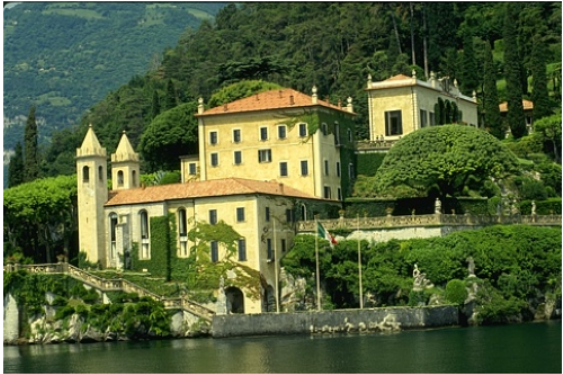
#> input picture data/raw/example4.png, 563 x 374 px
$ python -i watershed_segmentation.py   (imports and definitions only)
#> lines starting #> are read from the running program, lines starting #| are printed output that depends on the picture; after the words box and inside, x2 and y2 are one past the last pixel; in counts of white or black regions, pixels touching at a corner belong together
#> further down, picture is the input picture: shape (374, 563, 3); mean B, G, R 58.2, 97, 82.4
import cv2
import numpy as np
from skimage.morphology import closing, disk
from skimage.feature import peak_local_max
from skimage.segmentation import watershed
from scipy import ndimage as ndi

def watershed_segmentation(image, footprint=3, closing_radius=0):

#> called with footprint = 3, closing_radius = 0
    gray = cv2.cvtColor(image, cv2.COLOR_BGR2GRAY)
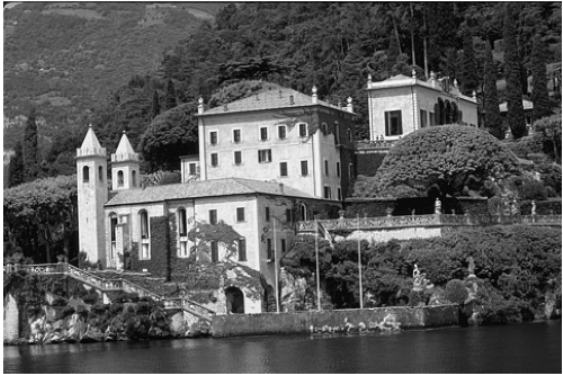
#> gray: shape (374, 563); min 2, max 255, mean 88.2
    _, binary = cv2.threshold(gray, 0, 255, cv2.THRESH_BINARY + cv2.THRESH_OTSU)
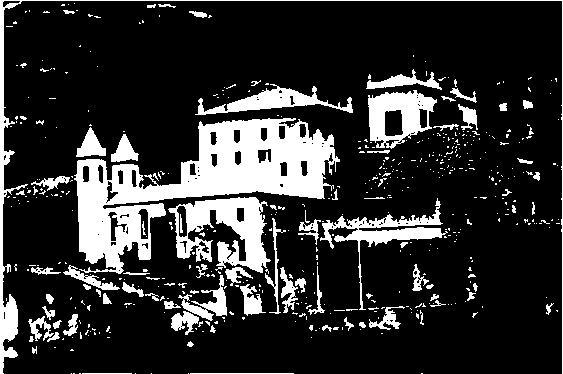
#> binary: shape (374, 563); 18.7% white; 516 white regions (430 under 20 px), largest, box (x1, y1, x2, y2) and area: (74, 118, 340, 274) 15558, (168, 197, 271, 273) 3956, (0, 0, 563, 374) 3275

    distance = ndi.distance_transform_edt(binary)
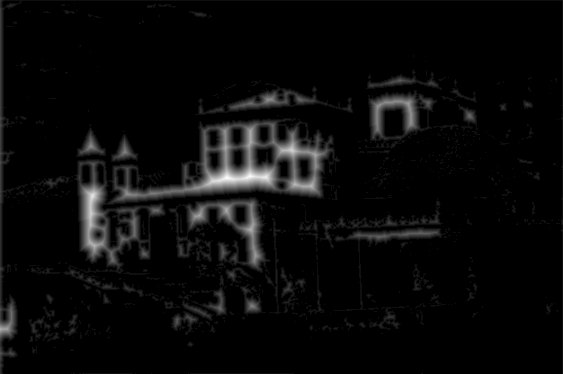
#> distance: shape (374, 563) float64; min 0, max 16.4, mean 0.619; drawn with min black and max white

    coords = peak_local_max(distance, labels=binary, footprint=np.ones((footprint, footprint)))
#> coords = 4883 pairs, first value 1 to 372, second value 1 to 561
    local_max = np.zeros_like(distance, dtype=bool)
    if coords.size > 0:
        local_max[tuple(coords.T)] = True

    markers = ndi.label(local_max)[0]

    labels = watershed(-distance, markers, mask=binary)
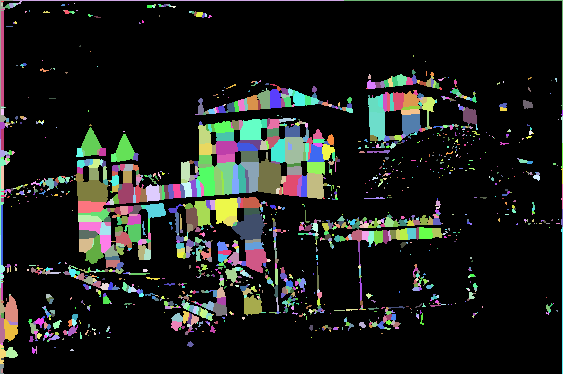
#> labels: shape (374, 563) int32; 1716 distinct labels, from 0 to 1715; one colour per label, 0 black

    mask = (labels > 0).astype(np.uint8)

    if closing_radius > 0:
        mask = closing(mask, disk(closing_radius)).astype(np.uint8)

    return mask

>>> import cv2
>>> picture = cv2.imread('../data/raw/example4.png')
>>> result = watershed_segmentation(picture)
